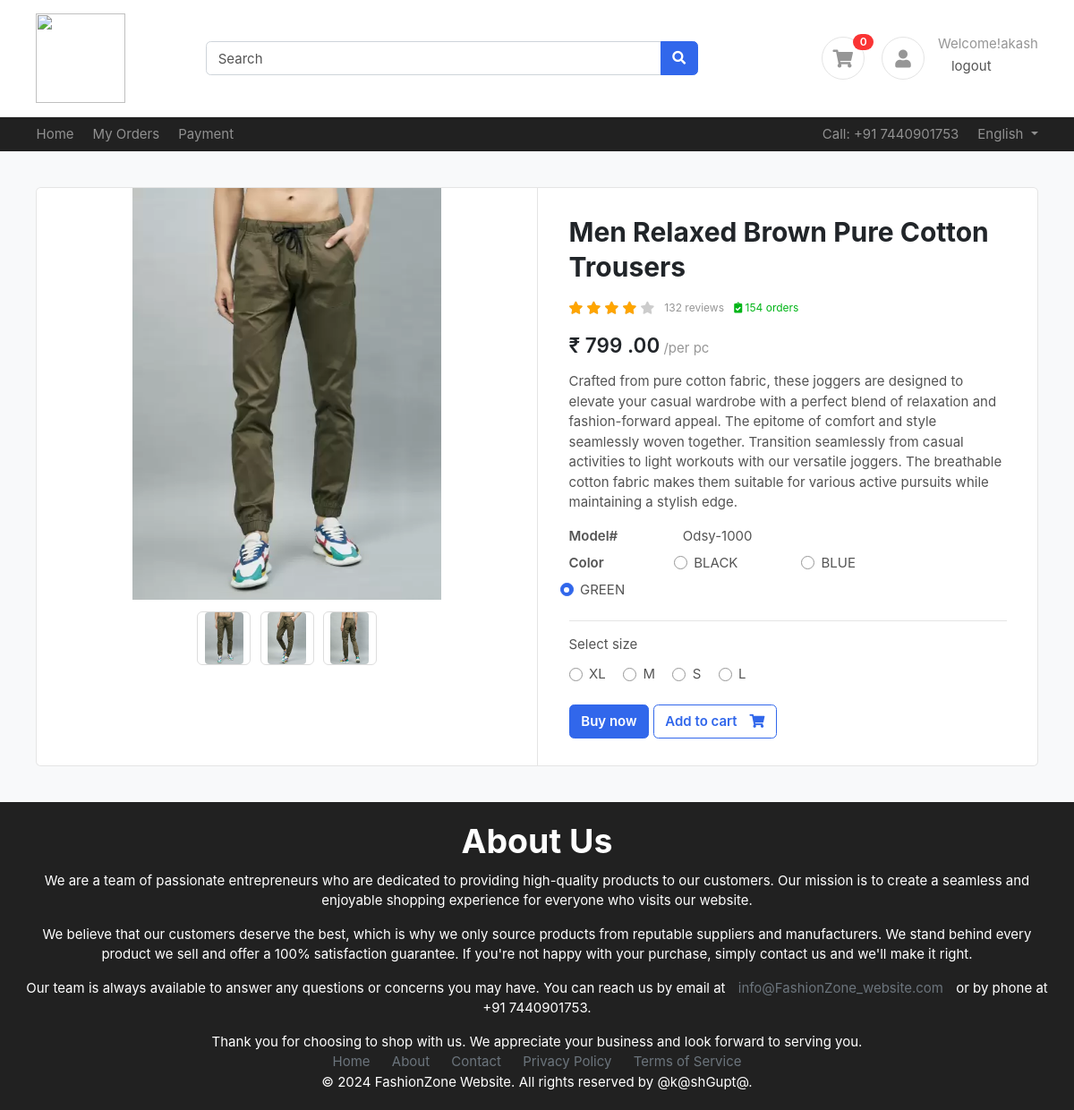
The app's page /product/men-relaxed-brown-pure-cotton-trousers/ (signed in) with its own data.
### products/models.py (models this page shows, shortened)
class Product(BaseModel):
    product_name = models.CharField(max_length = 100)
    slug = models.SlugField(unique = True, null = True, blank =True)
    category = models.ForeignKey(Category, on_delete = models.CASCADE, related_name = 'products')
    price = models.IntegerField()
    product_description = models.TextField()
    color_variant = models.ManyToManyField(ColorVariant, blank = True)
    size_variant = models.ManyToManyField(SizeVariant, blank = True)

class ProductImage(BaseModel):
    product = models.ForeignKey(Product, on_delete = models.CASCADE, related_name = 'product_image')
    image = models.ImageField(upload_to = 'product')

class ColorVariant(BaseModel):
    color_name = models.CharField(max_length=100, default='black')
    price = models.IntegerField(default = 0)

class SizeVariant(BaseModel):
    size_name = models.CharField(max_length=100, default='S')
    price = models.IntegerField(default = 0)

### products/views.py (the view)
# urls.py: path('<slug>/' , get_product , name="get_product"),
def get_product(request , slug):
    c = CartItems.objects.filter(user=request.user).count()
    try:
        product = Product.objects.get(slug = slug)
        context = {'product' : product}
        if request.GET.get('size'):
            size = request.GET.get('size')
            price = product.get_product_price_by_size(size)
            context['selected_size'] = size
            context['updated_price'] = price
        single_img = product.product_image.all()[0]
        context['single_img'] = single_img
        context['count'] = c
        return render(request  , 'product/product.html' , context )
    except Exception as e:
        return HttpResponse(e)

### templates/product/product.html (shortened to what this page needs)
{% extends "base/base.html"%}
{% block content %}
    <span class="badge badge-pill badge-danger notify">{{product.product_cart.count}}</span>
{% endblock content %}
{%  block start %}
<section class="section-content padding-y bg">
    <div class="container">
    <div class="card">
        <div class="row no-gutters">
            <aside class="col-md-6">
    <article class="gallery-wrap">
    <div class="img-big-wrap">
          <div class="img-wrap">
            <img src="{{ single_img.image.url }}" alt="no image">
          </div>
    </div>
    <div class="thumbs-wrap">
      {% for image in product.product_image.all %}
      <a href="{{ image.image.url }}" class="item-thumb"> <img src="{{ image.image.url }}"></a>
      {% endfor %}
    </div>
    </article>
            </aside>
            <main class="col-md-6 border-left">
    <article class="content-body">
    <h2 class="title">{{product.product_name}}</h2>
    <div class="rating-wrap my-3">
        <ul class="rating-stars">
            <li style="width:80%" class="stars-active">
                <i class="fa fa-star"></i> <i class="fa fa-star"></i>
                <i class="fa fa-star"></i> <i class="fa fa-star"></i>
            </li>
            <li>
                <i class="fa fa-star"></i> <i class="fa fa-star"></i>
                <i class="fa fa-star"></i> <i class="fa fa-star"></i>
                <i class="fa fa-star"></i>
            </li>
        </ul>
        <small class="label-rating text-muted">132 reviews</small>
        <small class="label-rating text-success"> <i class="fa fa-clipboard-check"></i> 154 orders </small>
    </div>
    <div class="mb-3">
        <var class="price h4">₹
          {% if updated_price %}
          {{ updated_price }}
          {% else %}
          {{product.price}}
          {% endif %}
          .00</var>
        <span class="text-muted">/per pc</span>
    </div>
    <p>{{product.product_description}}</p>
    <dl class="row">
      <dt class="col-sm-3">Model#</dt>
      <dd class="col-sm-9">Odsy-1000</dd>
      <dt class="col-sm-3">Color</dt>
      {% for color in product.color_variant.all %}
        <label class="col-sm-3 custom-control custom-radio custom-control-inline">
          <span class="custom-control-label">{{color.color_name}}</span>
        </label>
      {% endfor %}
    </dl>
    <hr>
        <div class="form-row">
            {% if product.size_variant.count %}
            <div class="form-group col-md">
                    <label>Select size</label>
                    <div class="mt-1">
                      {% for size in product.size_variant.all %}
                        <label class="custom-control custom-radio custom-control-inline">
                          <div class="custom-control-label">{{size.size_name}}</div>
                        </label>
                      {% endfor %}
                    </div>
            </div>
            {% endif %}
        </div>
        <a href="#" class="btn  btn-primary"> Buy now </a>
        <a href="{% url 'add_to_cart' product.uid %}?variant={{selected_size}}" class="btn  btn-outline-primary">
          <span class="text">Add to cart</span> <i class="fas fa-shopping-cart"></i>  </a>
    </article>
            </main>
        </div>
    </div>
    </div>
    </section>
{% endblock %}

### templates/base/base.html (shortened to what this page needs)
{% load static %}
<!DOCTYPE HTML>
<html lang="en">
<head>
<link href="/media/css/bootstrap.css" rel="stylesheet" type="text/css"/>
<link href="/media/fonts/fontawesome/css/all.min.css" type="text/css" rel="stylesheet">
<link href="/media/css/ui.css" rel="stylesheet" type="text/css"/>
<link href="/media/css/responsive.css" rel="stylesheet" />
</head>
<body>
	<header class="section-header">
		<section class="header-main border-bottom">
			<div class="container">
		<div class="row align-items-center">
			<div class="col-lg-2 col-4">
				<div class="brand-wrap">
					<img class="logo" src="https://pbs.twimg.com/profile_images/939569336464818178/UJTA1MsR_400x400.jpg" height="100px" width="100px"  >
				</div>
			</div>
			<div class="col-lg-6 col-sm-12">
				<form action="{% url 'search_bar' %}"  class="search" method="POST">
					<div class="input-group w-100">
						<input type="text" name= "search" class="form-control" placeholder="Search">
						<div class="input-group-append">
						  <button class="btn btn-primary" type="submit">
							<i class="fa fa-search"></i>
						  </button>
						</div>
					</div>
				</form>
			</div>
			<div class="col-lg-4 col-sm-6 col-8">
				<div class="widgets-wrap float-md-right">
					<div class="widget-header  mr-3">
						<a href="{% url 'cart' %}" class="icon icon-sm rounded-circle border"><i class="fa fa-shopping-cart"></i></a>
						{% block content %}{% endblock content %}
					</div>
					<div class="widget-header icontext">
						<a href="#" class="icon icon-sm rounded-circle border"><i class="fa fa-user"></i></a>
						<div class="text">
							<div>
								{% if request.user.is_authenticated %}
								<span class="text-muted">Welcome!{{request.user.first_name}}</span>
								<a class="nav-link" href="{% url 'logout' %}">logout</a>
								{% else %}
								<span class="text-muted">Welcome!</span>
								<a href="{% url 'login' %}">Sign in</a> |
								<a href="{% url 'register' %}">Register</a>
								{% endif %}
							</div>
						</div>
					</div>
				</div>
			</div>
		</div>
			</div>
		</section>
		<nav class="navbar navbar-dark navbar-expand p-0 ">
			<div class="container">
				<ul class="navbar-nav d-none d-md-flex mr-auto">
					<li class="nav-item"><a class="nav-link" href="{% url 'index' %}">Home</a></li>
					<li class="nav-item"><a class="nav-link" href="#">My Orders</a></li>
					<li class="nav-item"><a class="nav-link" href="#">Payment</a></li>
				</ul>
				<ul class="navbar-nav">
					<li class="nav-item"><a href="#" class="nav-link"> Call: +91 7440901753 </a></li>
					<li class="nav-item dropdown">
						 <a href="#" class="nav-link dropdown-toggle" data-toggle="dropdown"> English </a>
					</li>
				</ul>
			  </div>
			</nav>
		</header>
		{% block start %}
		{% endblock %}
		<footer class="footer">
			<div class = "about">
			<h1>About Us</h1>
			<div class="about-content">
				<p>We are a team of passionate entrepreneurs who are dedicated to providing high-quality products to our customers. Our mission is to create a seamless and enjoyable shopping experience for everyone who visits our website.</p>
				<p>We believe that our customers deserve the best, which is why we only source products from reputable suppliers and manufacturers. We stand behind every product we sell and offer a 100% satisfaction guarantee. If you're not happy with your purchase, simply contact us and we'll make it right.</p>
				<p>Our team is always available to answer any questions or concerns you may have. You can reach us by email at <a href="mailto:akgupta7440@gmail.com">info@FashionZone_website.com</a> or by phone at +91 7440901753.</p>
				<p>Thank you for choosing to shop with us. We appreciate your business and look forward to serving you.</p>
			</div>
			<a href="">Home</a>
			<a href="">About</a>
			<a href="">Contact</a>
			<a href="">Privacy Policy</a>
			<a href="">Terms of Service</a>
			<p>&copy; 2024 FashionZone Website. All rights reserved by @k@shGupt@.</p>
		</footer>
        </body>
        </html>

### public/static/css/ui.css (style rules this page uses)
html { font-family: "Inter", sans-serif; font-size: 15px; }
.img-wrap { text-align: center; display: block; }
.content-body { flex: 1 1 auto; padding: 2rem 2.3rem; }
.icon-xs, .icon-sm, .icon-md, .icon-lg { display: inline-block; text-align: center; flex-shrink: 0; flex-grow: 0; }
.icon-sm { width: 48px; height: 48px; line-height: 48px; font-size: 20px; }
.padding-y { padding-top: 40px; padding-bottom: 40px; }
var { font-style: normal; }
article:after, .form-group:after { display: block; clear: both; content: ""; }
.bg { background-color: #f8f9fa; }
.card .title { color: #212529; }
p:last-child { margin-bottom: 0; }
.header-main { position: relative; padding-top: 1rem; padding-bottom: 1rem; }
.brand-wrap .logo, .navbar-brand .logo { margin-right: 7px; max-height: 100px; display: inline-block; }
.widget-header { display: inline-block; vertical-align: middle; position: relative; }
.widget-header a { color: #545454; }
.widget-header i { color: #969696; }
.widget-header .notify { position: absolute; top: -3px; right: -10px; }
.btn .text + i { margin-left: 10px; }
dl[class="row"] { margin-bottom: 0; }
.card .img-wrap { overflow: hidden; }
.icontext { display: inline-flex; align-items: center; vertical-align: middle; }
.icontext .text { width: 100%; line-height: 1.2; color: #212529; }
.icontext .icon { position: relative; margin-right: 15px; flex-shrink: 0; flex-grow: 0; }
.notify { position: absolute; top: -4px; right: -10px; display: inline-block; padding: 0.25em 0.6em; font-size: 12px; line-height: 1; text-align: center; border-radius: 3rem; color: #fff; background-color: #fa3434; }
.price { font-weight: 600; color: #212529; }
.label-rating { margin-left: 7px; display: inline-block; vertical-align: middle; }
.rating-stars { display: inline-block; vertical-align: middle; list-style: none; margin: 0; padding: 0; position: relative; white-space: nowrap; clear: both; }
.rating-stars i { font-size: 14px; color: #ccc; display: inline; }
.rating-stars li { display: block; text-overflow: clip; white-space: nowrap; z-index: 1; }
.rating-stars li.stars-active { z-index: 2; position: absolute; top: 0; left: 0; overflow: hidden; }
.rating-stars li.stars-active i { color: orange; }
.gallery-wrap .img-big-wrap { margin-bottom: 10px; border-radius: 0.37rem; overflow: hidden; background-color: #fff; }
.gallery-wrap .img-big-wrap img { height: 460px; width: auto; display: inline-block; cursor: zoom-in; }
.gallery-wrap .thumbs-wrap { text-align: center; }
.gallery-wrap .thumbs-wrap .item-thumb { width: 60px; height: 60px; border: 1px solid #ddd; border-radius: 6px; margin: 3px; display: inline-block; overflow: hidden; }
.gallery-wrap .thumbs-wrap img { max-width: 100%; max-height: 100%; object-fit: cover; border-radius: 4px; cursor: zoom-in; }

### templates/base/base.html (style rules this page uses)
.navbar { background-color: #212121; }
.footer { background-color:#212121; color: white; padding: 20px; text-align: center; }
.footer a { color: #6c757d; text-decoration: none; margin: 0 10px; }

### records on screen
Product: product_cart.count "0", product_name "Men Relaxed Brown Pure Cotton Trousers", price "799", product_description "Crafted from pure cotton fabric, these joggers are designed to elevate your casual wardrobe with a perfect blend of relaxation and fashion-forward appeal. The epitome of comfort and style seamlessly woven together. Transition seamlessly from casual activities to light workouts with our versatile joggers. The breathable cotton fabric makes them suitable for various active pursuits while maintaining a stylish edge."
ProductImage: image (picture)
ProductImage: image (picture)
ProductImage: image (picture)
ColorVariant: color_name "BLACK"
ColorVariant: color_name "BLUE"
ColorVariant: color_name "GREEN"
SizeVariant: size_name "XL"
SizeVariant: size_name "M"
SizeVariant: size_name "S"
SizeVariant: size_name "L"

### other values on screen
{{ request.user.first_name }} "akash"
